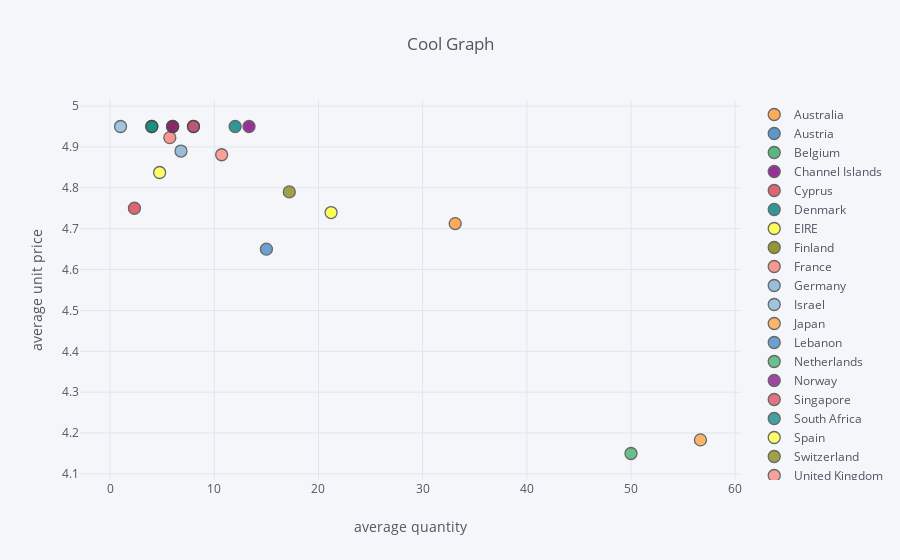

Here is the notebook cell this chart was saved with:
### Code cell
group_reset.iplot(x='Quantity', y='UnitPrice', categories='Country', xTitle='average quantity', yTitle='average unit price',title='Cool Graph')

### Figure 1 — Plotly figure (JSON) as saved in the notebook; plotly's stock layout.template omitted (floating-point values rounded to 4 significant figures)
{"data": [{"marker": {"color": "rgba(255, 153, 51, 1.0)", "line": {"width": 1.3}, "opacity": 0.8, "size": 12, "symbol": "circle"}, "mode": "markers", "name": "Australia", "textfont": {"color": "#4D5663"}, "type": "scatter", "uid": "112e18ba-a4dd-4ccd-a709-47f3fae7511e", "x": [33.12], "y": [4.713]}, {"marker": {"color": "rgba(55, 128, 191, 1.0)", "line": {"width": 1.3}, "opacity": 0.8, "size": 12, "symbol": "circle"}, "mode": "markers", "name": "Austria", "textfont": {"color": "#4D5663"}, "type": "scatter", "uid": "b326f118-b2c1-4619-a1ce-4b320c8b222f", "x": [8], "y": [4.95]}, {"marker": {"color": "rgba(50, 171, 96, 1.0)", "line": {"width": 1.3}, "opacity": 0.8, "size": 12, "symbol": "circle"}, "mode": "markers", "name": "Belgium", "textfont": {"color": "#4D5663"}, "type": "scatter", "uid": "bf1e9e59-b6fa-409b-9e64-6ee6730cdb27", "x": [4], "y": [4.95]}, {"marker": {"color": "rgba(128, 0, 128, 1.0)", "line": {"width": 1.3}, "opacity": 0.8, "size": 12, "symbol": "circle"}, "mode": "markers", "name": "Channel Islands", "textfont": {"color": "#4D5663"}, "type": "scatter", "uid": "7b974072-de20-4391-9a12-e24e5e4faf12", "x": [13.33], "y": [4.95]}, {"marker": {"color": "rgba(219, 64, 82, 1.0)", "line": {"width": 1.3}, "opacity": 0.8, "size": 12, "symbol": "circle"}, "mode": "markers", "name": "Cyprus", "textfont": {"color": "#4D5663"}, "type": "scatter", "uid": "46902405-4c62-4d3c-90cd-97340c91efb4", "x": [2.333], "y": [4.75]}, {"marker": {"color": "rgba(0, 128, 128, 1.0)", "line": {"width": 1.3}, "opacity": 0.8, "size": 12, "symbol": "circle"}, "mode": "markers", "name": "Denmark", "textfont": {"color": "#4D5663"}, "type": "scatter", "uid": "588cc5db-33e1-447a-a21e-14b3d51a79a6", "x": [12], "y": [4.95]}, {"marker": {"color": "rgba(255, 255, 51, 1.0)", "line": {"width": 1.3}, "opacity": 0.8, "size": 12, "symbol": "circle"}, "mode": "markers", "name": "EIRE", "textfont": {"color": "#4D5663"}, "type": "scatter", "uid": "ec8bf989-bb39-4655-af84-419610b20111", "x": [21.21], "y": [4.739]}, {"marker": {"color": "rgba(128, 128, 0, 1.0)", "line": {"width": 1.3}, "opacity": 0.8, "size": 12, "symbol": "circle"}, "mode": "markers", "name": "Finland", "textfont": {"color": "#4D5663"}, "type": "scatter", "uid": "a1a116aa-f921-455e-9fa7-e48eadad4471", "x": [6], "y": [4.95]}, {"marker": {"color": "rgba(251, 128, 114, 1.0)", "line": {"width": 1.3}, "opacity": 0.8, "size": 12, "symbol": "circle"}, "mode": "markers", "name": "France", "textfont": {"color": "#4D5663"}, "type": "scatter", "uid": "f1a46003-cedd-4814-bba3-2e14d5b185d0", "x": [5.727], "y": [4.923]}, {"marker": {"color": "rgba(128, 177, 211, 1.0)", "line": {"width": 1.3}, "opacity": 0.8, "size": 12, "symbol": "circle"}, "mode": "markers", "name": "Germany", "textfont": {"color": "#4D5663"}, "type": "scatter", "uid": "a9102de3-1088-4223-8fa4-56b3ba1b3734", "x": [6.8], "y": [4.89]}, {"marker": {"color": "rgba(128, 177, 211, 0.8999999999999999)", "line": {"width": 1.3}, "opacity": 0.8, "size": 12, "symbol": "circle"}, "mode": "markers", "name": "Israel", "textfont": {"color": "#4D5663"}, "type": "scatter", "uid": "8b951469-5d07-4bdc-8a9c-f95a03d28b3d", "x": [1], "y": [4.95]}, {"marker": {"color": "rgba(255, 153, 51, 0.8999999999999999)", "line": {"width": 1.3}, "opacity": 0.8, "size": 12, "symbol": "circle"}, "mode": "markers", "name": "Japan", "textfont": {"color": "#4D5663"}, "type": "scatter", "uid": "828c62eb-f29b-44f2-8e75-75e6db36efa4", "x": [56.67], "y": [4.183]}, {"marker": {"color": "rgba(55, 128, 191, 0.8999999999999999)", "line": {"width": 1.3}, "opacity": 0.8, "size": 12, "symbol": "circle"}, "mode": "markers", "name": "Lebanon", "textfont": {"color": "#4D5663"}, "type": "scatter", "uid": "08ba3d08-5736-4dc2-bd8f-f9bf8091375a", "x": [15], "y": [4.65]}, {"marker": {"color": "rgba(50, 171, 96, 0.8999999999999999)", "line": {"width": 1.3}, "opacity": 0.8, "size": 12, "symbol": "circle"}, "mode": "markers", "name": "Netherlands", "textfont": {"color": "#4D5663"}, "type": "scatter", "uid": "0d1e240a-ab59-47e5-8c79-633bf7dbd199", "x": [50], "y": [4.15]}, {"marker": {"color": "rgba(128, 0, 128, 0.8999999999999999)", "line": {"width": 1.3}, "opacity": 0.8, "size": 12, "symbol": "circle"}, "mode": "markers", "name": "Norway", "textfont": {"color": "#4D5663"}, "type": "scatter", "uid": "9d647d8e-215c-4fbf-af71-4186096675a5", "x": [6], "y": [4.95]}, {"marker": {"color": "rgba(219, 64, 82, 0.8999999999999999)", "line": {"width": 1.3}, "opacity": 0.8, "size": 12, "symbol": "circle"}, "mode": "markers", "name": "Singapore", "textfont": {"color": "#4D5663"}, "type": "scatter", "uid": "83518cd0-2c98-418e-a112-a837639a9654", "x": [8], "y": [4.95]}, {"marker": {"color": "rgba(0, 128, 128, 0.8999999999999999)", "line": {"width": 1.3}, "opacity": 0.8, "size": 12, "symbol": "circle"}, "mode": "markers", "name": "South Africa", "textfont": {"color": "#4D5663"}, "type": "scatter", "uid": "b7cbe82d-94d9-435a-b7e1-63b77b72f23f", "x": [4], "y": [4.95]}, {"marker": {"color": "rgba(255, 255, 51, 0.8999999999999999)", "line": {"width": 1.3}, "opacity": 0.8, "size": 12, "symbol": "circle"}, "mode": "markers", "name": "Spain", "textfont": {"color": "#4D5663"}, "type": "scatter", "uid": "b7870a0c-016e-4a63-a0a7-8dceb7ba2c66", "x": [4.75], "y": [4.838]}, {"marker": {"color": "rgba(128, 128, 0, 0.8999999999999999)", "line": {"width": 1.3}, "opacity": 0.8, "size": 12, "symbol": "circle"}, "mode": "markers", "name": "Switzerland", "textfont": {"color": "#4D5663"}, "type": "scatter", "uid": "7e4ae2f5-67d1-4bd1-b4e3-eb82f35c924e", "x": [17.2], "y": [4.79]}, {"marker": {"color": "rgba(251, 128, 114, 0.8999999999999999)", "line": {"width": 1.3}, "opacity": 0.8, "size": 12, "symbol": "circle"}, "mode": "markers", "name": "United Kingdom", "textfont": {"color": "#4D5663"}, "type": "scatter", "uid": "0c7ebab3-f66f-4343-8d91-c10f7b1bc41b", "x": [10.71], "y": [4.881]}], "layout": {"legend": {"bgcolor": "#F5F6F9", "font": {"color": "#4D5663"}}, "paper_bgcolor": "#F5F6F9", "plot_bgcolor": "#F5F6F9", "title": {"font": {"color": "#4D5663"}, "text": "Cool Graph"}, "xaxis": {"gridcolor": "#E1E5ED", "showgrid": true, "tickfont": {"color": "#4D5663"}, "title": {"font": {"color": "#4D5663"}, "text": "average quantity"}, "zerolinecolor": "#E1E5ED"}, "yaxis": {"gridcolor": "#E1E5ED", "showgrid": true, "tickfont": {"color": "#4D5663"}, "title": {"font": {"color": "#4D5663"}, "text": "average unit price"}, "zerolinecolor": "#E1E5ED"}}}
